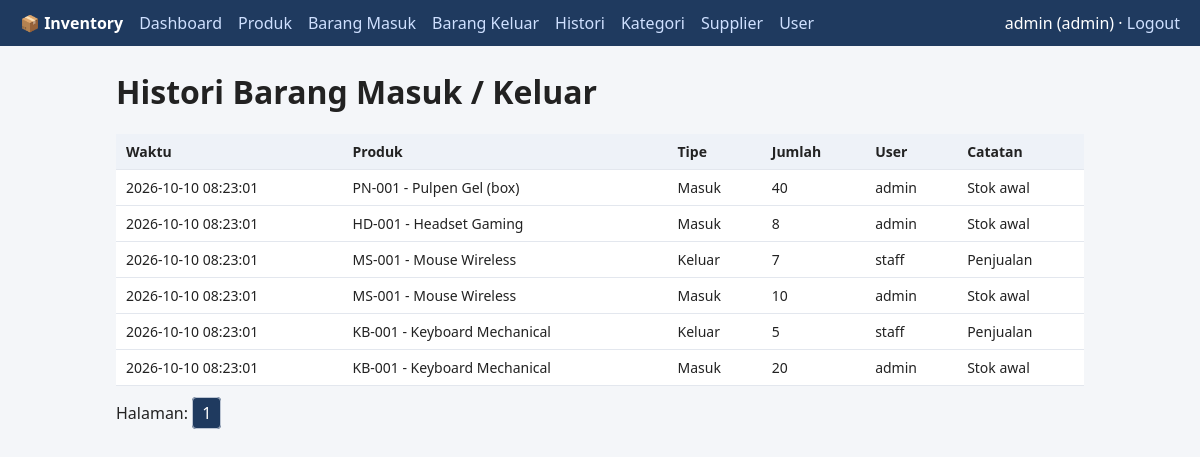
The app's page /stock/history.php (signed in) with its own data.
### tables this page shows
CREATE TABLE users (
    id INT PRIMARY KEY AUTO_INCREMENT,
    username VARCHAR(50) NOT NULL UNIQUE,
    password_hash VARCHAR(255) NOT NULL,
    role ENUM('admin','staff') NOT NULL DEFAULT 'staff',
    created_at TIMESTAMP NOT NULL DEFAULT CURRENT_TIMESTAMP
);

CREATE TABLE stock_movements (
    id INT PRIMARY KEY AUTO_INCREMENT,
    product_id INT NOT NULL,
    user_id INT NOT NULL,
    type ENUM('IN','OUT') NOT NULL,
    quantity INT NOT NULL CHECK (quantity > 0),
    note VARCHAR(255) NULL,
    created_at TIMESTAMP NOT NULL DEFAULT CURRENT_TIMESTAMP,
    FOREIGN KEY (product_id) REFERENCES products(id) ON UPDATE CASCADE ON DELETE RESTRICT,
    FOREIGN KEY (user_id) REFERENCES users(id) ON UPDATE CASCADE ON DELETE RESTRICT
);

CREATE TABLE products (
    id INT PRIMARY KEY AUTO_INCREMENT,
    category_id INT NOT NULL,
    sku VARCHAR(50) NOT NULL UNIQUE,
    name VARCHAR(150) NOT NULL,
    price DECIMAL(12,2) NOT NULL CHECK (price >= 0),
    stock INT NOT NULL DEFAULT 0 CHECK (stock >= 0),
    minimum_stock INT NOT NULL DEFAULT 5 CHECK (minimum_stock >= 0),
    FOREIGN KEY (category_id) REFERENCES categories(id)
        ON UPDATE CASCADE ON DELETE RESTRICT
);

### helpers/auth.php (called while the page is built, shortened)
<?php
function current_user(): ?array
{
    return $_SESSION['user'] ?? null;
}
function is_admin(): bool
{
    return (current_user()['role'] ?? '') === 'admin';
}

### helpers/escape.php (called while the page is built)
<?php
function e($value): string
{
    return htmlspecialchars((string) $value, ENT_QUOTES, 'UTF-8');
}

### public/stock/history.php (the view, shortened to what this page needs)
<?php
require_once __DIR__ . '/../../helpers/auth.php';
require_once __DIR__ . '/../../config/database.php';
$page    = max(1, (int) ($_GET['page'] ?? 1));
$perPage = 15;
$total   = (int) $pdo->query('SELECT COUNT(*) FROM stock_movements')->fetchColumn();
$totalPages = max(1, (int) ceil($total / $perPage));
$page   = min($page, $totalPages);
$offset = ($page - 1) * $perPage;
$stmt = $pdo->prepare("SELECT sm.id, sm.type, sm.quantity, sm.note, sm.created_at, p.sku, p.name, u.username
                       FROM stock_movements sm
                       JOIN products p ON p.id = sm.product_id
                       JOIN users u ON u.id = sm.user_id
                       ORDER BY sm.created_at DESC, sm.id DESC LIMIT :limit OFFSET :offset");
$stmt->bindValue(':limit', $perPage, PDO::PARAM_INT);
$stmt->bindValue(':offset', $offset, PDO::PARAM_INT);
$stmt->execute();
$rows = $stmt->fetchAll();
$title = 'Histori Stok'; $root = '../';
require __DIR__ . '/../../views/header.php';
?>
<h1>Histori Barang Masuk / Keluar</h1>
<table><tr><th>Waktu</th><th>Produk</th><th>Tipe</th><th>Jumlah</th><th>User</th><th>Catatan</th></tr>
<?php foreach ($rows as $r): ?>
<tr><td><?= e($r['created_at']) ?></td><td><?= e($r['sku'] . ' - ' . $r['name']) ?></td>
<td><?= $r['type'] === 'IN' ? 'Masuk' : 'Keluar' ?></td><td><?= (int)$r['quantity'] ?></td>
<td><?= e($r['username']) ?></td><td><?= e($r['note']) ?></td></tr>
<?php endforeach; if (!$rows): ?><tr><td colspan="6">Belum ada transaksi.</td></tr><?php endif; ?>
</table>
<p class="pager">Halaman:
<?php for ($i = 1; $i <= $totalPages; $i++): ?>
  <a class="<?= $i === $page ? 'cur' : '' ?>" href="?page=<?= $i ?>"><?= $i ?></a>
<?php endfor; ?></p>
<?php require __DIR__ . '/../../views/footer.php';

### views/header.php (shortened to what this page needs)
<?php
require_once __DIR__ . '/../helpers/escape.php';
$root = $root ?? '';
$user = current_user();
?>
<!DOCTYPE html>
<html lang="id">
<head>
<link rel="stylesheet" href="<?= $root ?>assets/style.css">
</head>
<body>
<?php if ($user): ?>
<nav>
  <strong>📦 Inventory</strong>
  <a href="<?= $root ?>dashboard.php">Dashboard</a>
  <a href="<?= $root ?>products/index.php">Produk</a>
  <a href="<?= $root ?>stock/in.php">Barang Masuk</a>
  <a href="<?= $root ?>stock/out.php">Barang Keluar</a>
  <a href="<?= $root ?>stock/history.php">Histori</a>
  <?php if (is_admin()): ?>
    <a href="<?= $root ?>categories/index.php">Kategori</a>
    <a href="<?= $root ?>suppliers/index.php">Supplier</a>
    <a href="<?= $root ?>users/index.php">User</a>
  <?php endif; ?>
  <span class="right"><?= e($user['username']) ?> (<?= e($user['role']) ?>)
    · <a href="<?= $root ?>logout.php">Logout</a></span>
</nav>
<?php endif; ?>
<main>

### public/assets/style.css (style rules this page uses)
* { box-sizing:border-box }
body { font-family:system-ui,Arial,sans-serif;margin:0;background:#f4f6f9;color:#222 }
nav { background:#1f3a5f;color:#fff;padding:12px 20px;display:flex;gap:16px;align-items:center;flex-wrap:wrap }
nav a { color:#cfe0ff;text-decoration:none }
nav .right { margin-left:auto }
main { max-width:1000px;margin:24px auto;padding:0 16px }
h1 { margin-top:0 }
table { width:100%;border-collapse:collapse;background:#fff }
th,td { padding:8px 10px;border-bottom:1px solid #e3e7ee;text-align:left;font-size:14px }
th { background:#eef2f8 }
.pager a { padding:4px 9px;border:1px solid #bcc5d3;border-radius:4px;text-decoration:none;color:#1f3a5f;margin-right:3px }
.pager a.cur { background:#1f3a5f;color:#fff }

### records on screen
users: username "admin"
stock_movements: created_at "2026-10-10 08:23:01", product.name "PN-001 - Pulpen Gel (box)", type "Masuk", quantity "40", user.username "admin", note "Stok awal"
stock_movements: created_at "2026-10-10 08:23:01", product.name "HD-001 - Headset Gaming", type "Masuk", quantity "8", user.username "admin", note "Stok awal"
stock_movements: created_at "2026-10-10 08:23:01", product.name "MS-001 - Mouse Wireless", type "Keluar", quantity "7", user.username "staff", note "Penjualan"
stock_movements: created_at "2026-10-10 08:23:01", product.name "MS-001 - Mouse Wireless", type "Masuk", quantity "10", user.username "admin", note "Stok awal"
stock_movements: created_at "2026-10-10 08:23:01", product.name "KB-001 - Keyboard Mechanical", type "Keluar", quantity "5", user.username "staff", note "Penjualan"
stock_movements: created_at "2026-10-10 08:23:01", product.name "KB-001 - Keyboard Mechanical", type "Masuk", quantity "20", user.username "admin", note "Stok awal"
